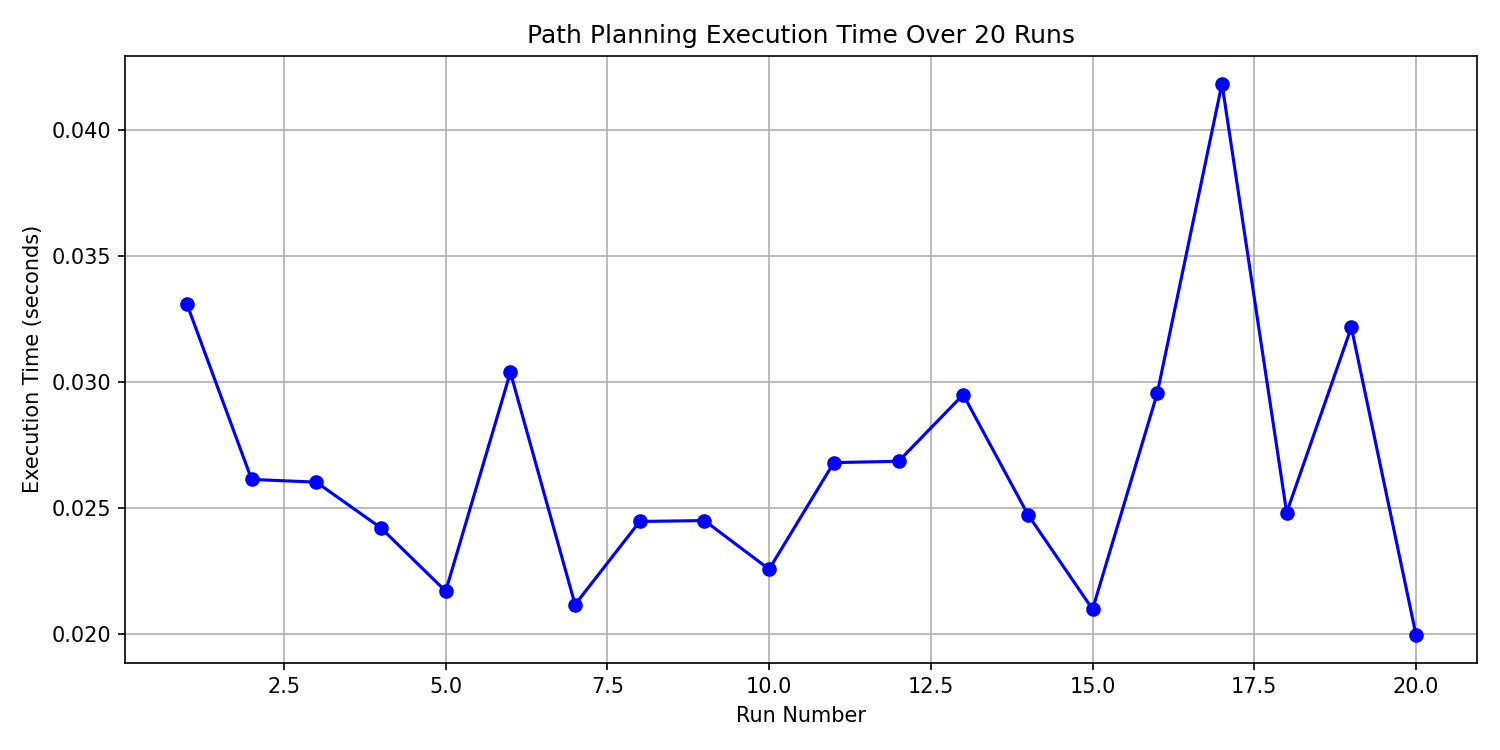

Generate this figure with Python:
# -------------------------------------------------------------------------------------
# performance_analysis.py
# - Runs the path planner 20 times
# - Measures execution time for each run
# - Plots execution time as a performance chart
# -------------------------------------------------------------------------------------

import time
import matplotlib.pyplot as plt
from main import (
    maze, ROWS, COLS,
    set_random_targets,
    find_start_and_goals,
    multi_target_path
)

execution_times = []

print("📊 Starting Performance Analysis (20 runs)...")

# -------------------------------------------------------------------------------------
# STEP 1: Run the path planner 20 times and record execution time
# -------------------------------------------------------------------------------------
for run in range(1, 21):
    set_random_targets()
    start, goals = find_start_and_goals()

    print(f"🔁 Run {run}/20 started...")
    t1 = time.time()
    path, order, cost, expanded = multi_target_path(start, goals)
    t2 = time.time()

    exec_time = t2 - t1
    execution_times.append(exec_time)
    print(f"✅ Run {run} completed in {exec_time:.4f} seconds")

# -------------------------------------------------------------------------------------
# STEP 2: Plot performance chart
# -------------------------------------------------------------------------------------
plt.figure(figsize=(10, 5))
plt.plot(range(1, 21), execution_times, marker='o', linestyle='-', color='blue')
plt.title("Path Planning Execution Time Over 20 Runs")
plt.xlabel("Run Number")
plt.ylabel("Execution Time (seconds)")
plt.grid(True)
plt.tight_layout()
plt.savefig("performance_analysis.png", dpi=150)
plt.show()

print("📈 Performance chart saved as performance_analysis.png")
print("✅ Performance analysis complete.")
